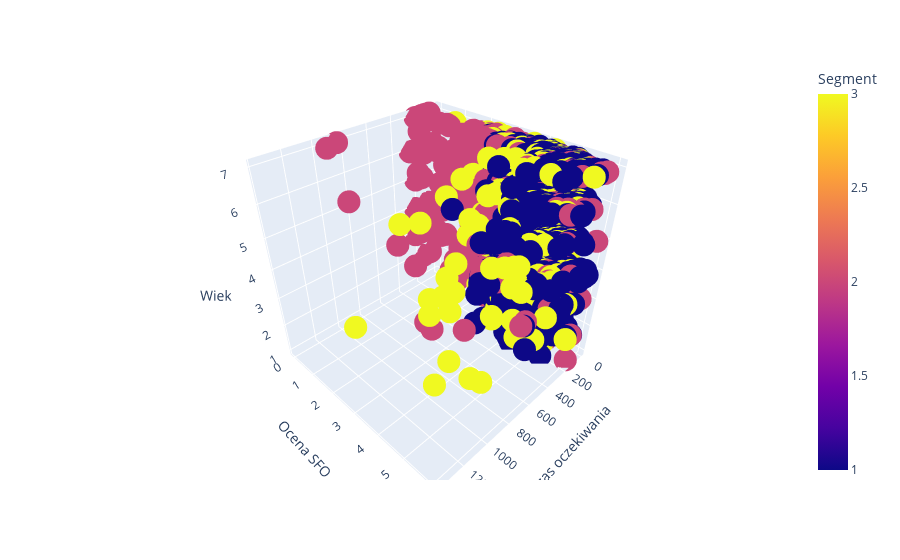

The notebook cell this image was saved under:
### Code cell
data_2018_part = data_2018[(data_2018['HOWLONG'] != 0) & (data_2018['Q20Age'] != 0)]
data_2018_part['cluster_em_pca'] = data_2018_part['cluster_em_pca'].replace({
                                                                            0: 1,
                                                                            1: 3,
                                                                            2: 2
                                                                        })
figure = px.scatter_3d(data_2018_part,
                    color='cluster_em_pca',
                    x="HOWLONG",
                    y="Q7MEAN",
                    z="Q20Age",
                    category_orders = {"Segment": ["1", "2", "3"]},
                    labels={'cluster_em_pca': 'Segment'}
                    )

figure.update_layout(
    scene=dict(
        xaxis_title='Czas oczekiwania',
        yaxis_title='Ocena SFO',
        zaxis_title='Wiek'
    )
)
figure.show()

### Figure 1 — Plotly figure (JSON) as saved in the notebook; plotly's stock layout.template omitted (floating-point values rounded to 4 significant figures; data arrays with more than 128 entries replaced by an {"elided": "..."} marker saying what was removed)
{"data": [{"hovertemplate": "HOWLONG=%{x}<br>Q7MEAN=%{y}<br>Q20Age=%{z}<br>Segment=%{marker.color}<extra></extra>", "legendgroup": "", "marker": {"color": {"elided": "2574 int values"}, "coloraxis": "coloraxis", "symbol": "circle"}, "mode": "markers", "name": "", "scene": "scene", "showlegend": false, "x": {"elided": "2574 float values"}, "y": {"elided": "2574 float values"}, "z": {"elided": "2574 int values"}, "type": "scatter3d"}], "layout": {"scene": {"domain": {"x": [0.0, 1.0], "y": [0.0, 1.0]}, "xaxis": {"title": {"text": "Czas oczekiwania"}}, "yaxis": {"title": {"text": "Ocena SFO"}}, "zaxis": {"title": {"text": "Wiek"}}}, "coloraxis": {"colorbar": {"title": {"text": "Segment"}}, "colorscale": [[0.0, "#0d0887"], [0.1111, "#46039f"], [0.2222, "#7201a8"], [0.3333, "#9c179e"], [0.4444, "#bd3786"], [0.5556, "#d8576b"], [0.6667, "#ed7953"], [0.7778, "#fb9f3a"], [0.8889, "#fdca26"], [1.0, "#f0f921"]]}, "legend": {"tracegroupgap": 0}, "margin": {"t": 60}}}
